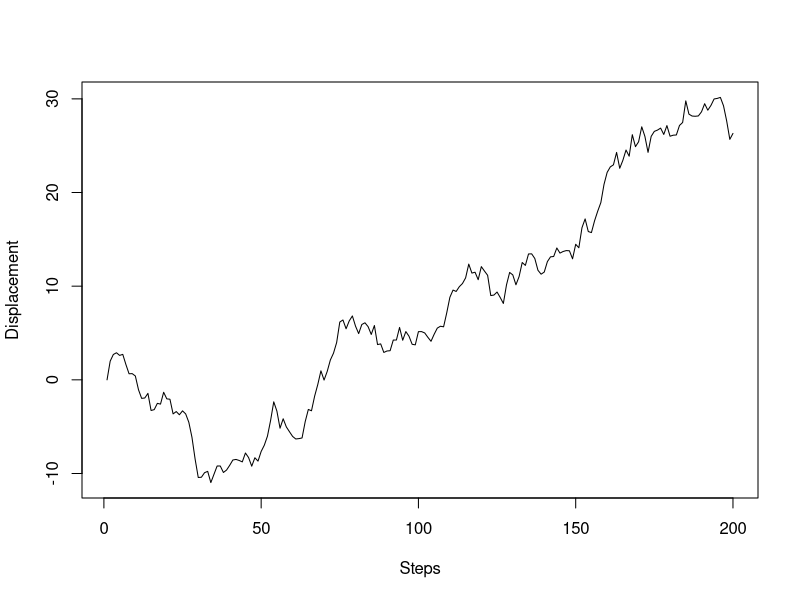
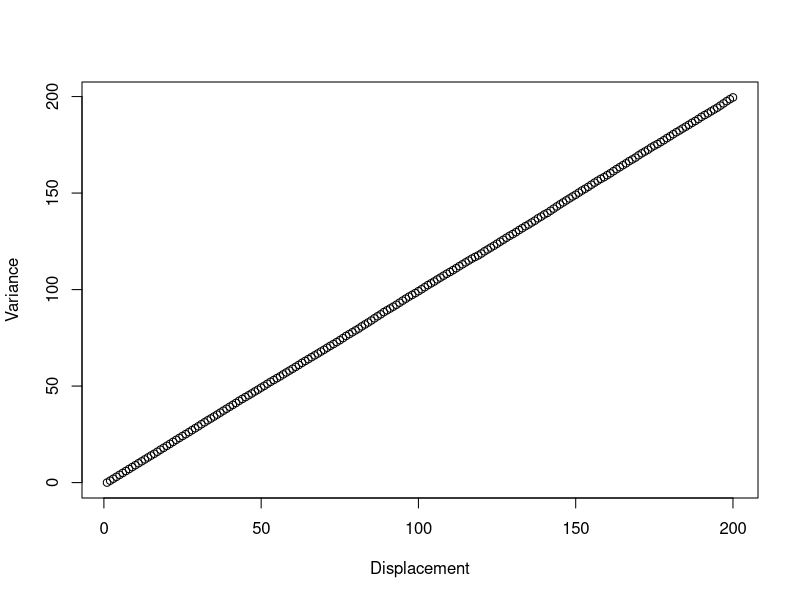
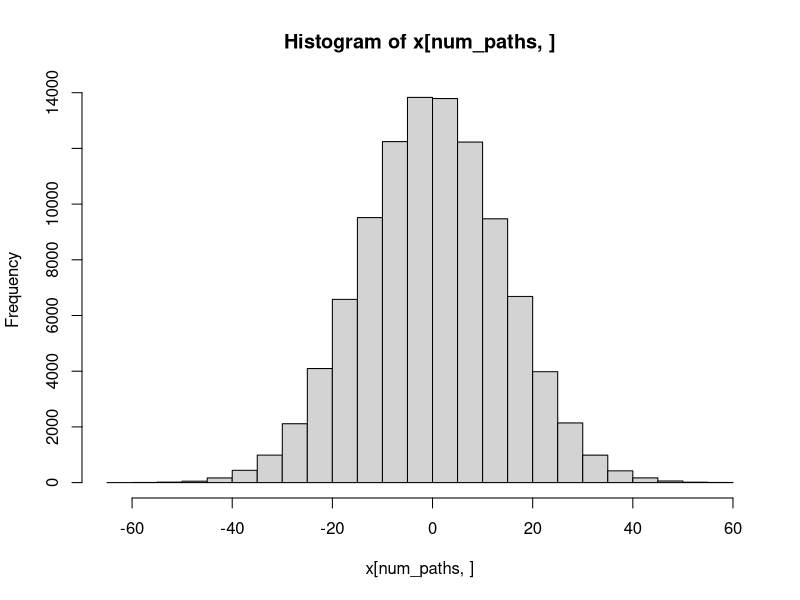

Here is the R script that generated these plots, in order: (Note: this script raises an error after producing the figures.)
num_walkers <- 100000
num_paths <- 200

x = matrix(0,num_paths,num_walkers)
x2 = rep(0,num_paths)

# Launch random walkers, all starting from x = 0
set.seed(47)
ts <- proc.time()
for(i in 1:num_walkers) 
{
	# A walker completes its walk
	for(k in 2:num_paths)
	{
		x[k,i] = x[k-1,i] + rnorm(1,0,1)
	}
}
proc.time() - ts

# Compute the variance
for(k in 1:num_paths)
{
	x2[k] = sum(x[k,]*x[k,])/num_walkers
}

# Plot a path
plot(x[,1],type='l',xlab='Steps',ylab='Displacement')

# Plot the variance
plot(1:num_paths,x2,xlab='Displacement',ylab='Variance')

# Plot the distribution of displacements at last step
hist(x[num_paths,],freq=TRUE)

save(x,x2,file="vars.rdata")

